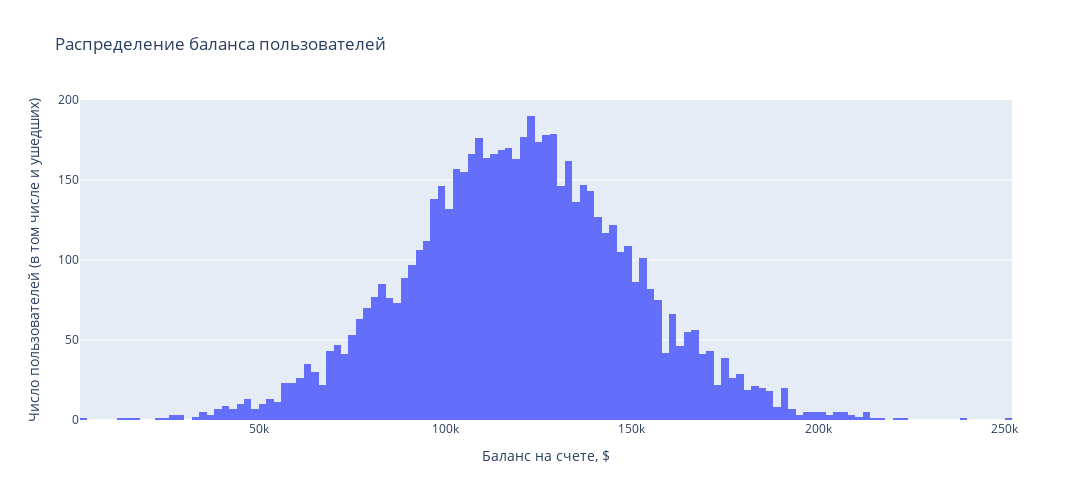

Notebook code cell kept with this figure:
### Markdown cell above
Доля лояльных криентов превышает долю ушедших клиентов. Почти каждый пятый от общего числа клиентов, представленных в базе данных, является ушедшим.

### Code cell
# 9.2 Распределение баланса пользователей
df2=data[data['Balance'] > 2500]

fig2 = px.histogram( x=df2['Balance'], height=500, width=1100, 
    title='Распределение баланса пользователей',
    )
fig2.update_layout(yaxis_title='Число пользователей (в том числе и ушедших)', xaxis_title='Баланс на счете, $')
fig2.show()

### Figure 1 — Plotly figure (JSON) as saved in the notebook; plotly's stock layout.template omitted (floating-point values rounded to 4 significant figures; data arrays with more than 128 entries replaced by an {"elided": "..."} marker saying what was removed)
{"data": [{"alignmentgroup": "True", "bingroup": "x", "hovertemplate": "x=%{x}<br>count=%{y}<extra></extra>", "legendgroup": "", "marker": {"color": "#636efa", "pattern": {"shape": ""}}, "name": "", "offsetgroup": "", "orientation": "v", "showlegend": false, "type": "histogram", "x": {"elided": "6383 float values"}, "xaxis": "x", "yaxis": "y"}], "layout": {"barmode": "relative", "height": 500, "legend": {"tracegroupgap": 0}, "title": {"text": "Распределение баланса пользователей"}, "width": 1100, "xaxis": {"anchor": "y", "domain": [0, 1], "title": {"text": "Баланс на счете, $"}}, "yaxis": {"anchor": "x", "domain": [0, 1], "title": {"text": "Число пользователей (в том числе и ушедших)"}}}}
